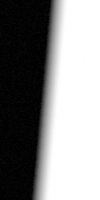
#> input picture TechVision/PW_5/MTF/1.png, 100 x 200 px, found by its file name; its folder holds only this picture in this run
$ jupyter execute --allow-errors PW_5.ipynb
#> lines starting #> are read from the running program, lines starting #| are printed output that depends on the picture
## Практическое задание №5 Оценка размытия систем с помощью функции передачи модуляции

**Цель**

Изучить метод оценки размытия деталей в оптических системах с
помощью функции передачи модуляции. Научиться сравнивать системы
регистрации изображений

[cell 1]
import os
import numpy as np
import matplotlib.pyplot as plt
import cv2

Исходные изображения

[cell 2]
path_images_folder = r'E:\GitHub\Mag_2_semester\TechVision\PW_5\MTF'

[cell 3]
path_images = [os.path.join(path_images_folder, path) for path in os.listdir(path_images_folder)]

[cell 4]
images = [cv2.imread(path, cv2.IMREAD_GRAYSCALE) for path in path_images]
#> images = 1 item

f  = plt.figure(figsize=(60,60))
for i, img in enumerate(images):
    f.add_subplot(1,13, i+1)
    plt.imshow(img, cmap='gray')
    plt.axis(False)
#> this loop made 1 pass

[cell 5]
from skimage import  transform

[cell 6]
def align(img):
    # выравнивание и заполнение пустот
    img = transform.rotate(img, 5.3, preserve_range=True)
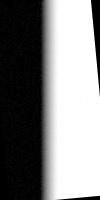
#> img: shape (200, 100) float64; min 0, max 255, mean 129.2
    row = img[len(img) // 2] / 255
#> row = 100 values, max 1 at index 65, min 0 at index 18, mean 0.534
    return np.full(img.shape, row)
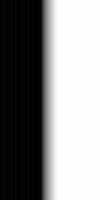
#> returned value: shape (200, 100) float64; min 0, max 1, mean 0.534

Выровненные изображения

[cell 7]
images_align = [align(img) for img in images]
#> images_align = 1 item
#> img is the input picture: shape (200, 100); min 0, max 255, mean 136.1

f  = plt.figure(figsize=(60,60))
for i, img in enumerate(images_align):
    f.add_subplot(1,13, i+1)
    plt.imshow(img, cmap='gray')
    plt.axis(False)

Краевая функция

[cell 8]
def esf(image):
    return np.mean(image, axis=0)

[cell 9]
esf_images = [esf(image) for image in images_align]
#> esf_images = 1 item

for esf_image in esf_images:
    plt.plot( np.arange(len(esf_image)), esf_image)
plt.legend(os.listdir(path_images_folder))
plt.show()
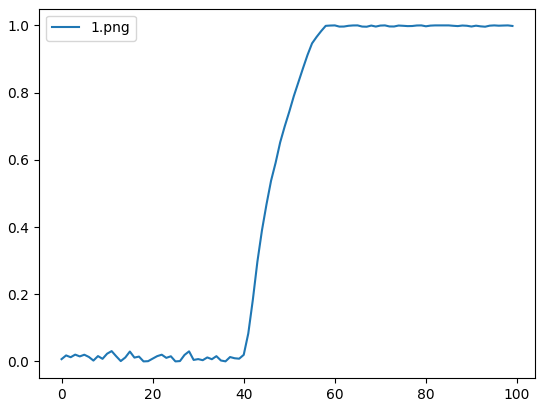
#> figure drawn by matplotlib, 1 panel; curve peaks at x = 65, y = 1

Функция размытия линии

[cell 10]
def lsf(esf_image):
    return np.gradient(esf_image)

[cell 11]
lsf_images = [lsf(esf_image) for esf_image in esf_images]
#> lsf_images = 1 item

for lsf_image in lsf_images:
    plt.plot(np.arange(len(lsf_image)), lsf_image / max(lsf_image))
plt.legend(os.listdir(path_images_folder))
plt.show()
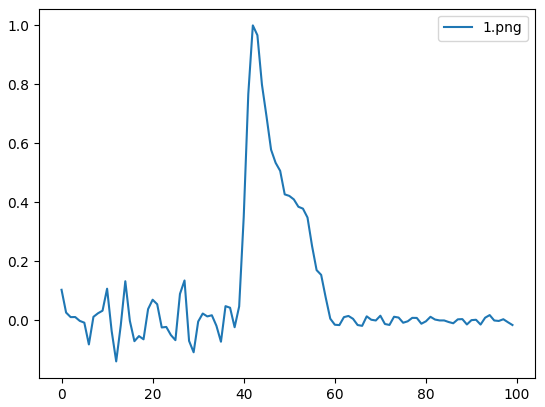
#> figure drawn by matplotlib, 1 panel; curve peaks at x = 42, y = 1

Функция передачи модуляции

[cell 12]
def mtf(lsf_image):
    y = np.fft.fft(lsf_image)
    return np.abs(y/max(y))[:len(y)//10]

[cell 13]
mtf_images = [mtf(lsf_image) for lsf_image in lsf_images]
#> mtf_images = [[1, 0.939, 0.847, 0.649, 0.478, 0.316, 0.236, 0.249, 0.251, 0.277]]

for mtf_image, lsf_image in zip(mtf_images, lsf_images):
    plt.plot(np.arange(len(mtf_image)), mtf_image)
plt.legend(os.listdir(path_images_folder))
plt.show()
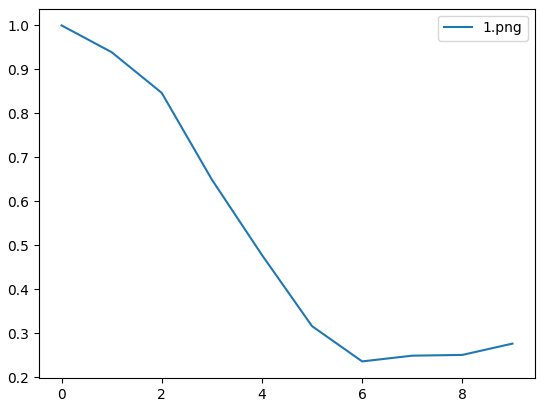
#> figure drawn by matplotlib, 1 panel; curve peaks at x = 0, y = 1

$ run again, on TechVision/PW_5/MTF/3.png
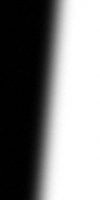
#> input picture TechVision/PW_5/MTF/3.png, 100 x 200 px, found by its file name
#> images = 1 item
#> the loop `for i, img in enumerate(images):` made 1 pass
#> row = 100 values, max 1 at index 73, min 0.000209 at index 12, mean 0.505
#> in align, `return np.full(img.shape, row)`:
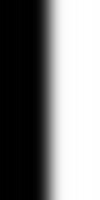
#> returned value: shape (200, 100) float64; min 0.000209, max 1, mean 0.505
#> images_align = 1 item
#> img is the input picture: shape (200, 100); min 0, max 255, mean 128.8
#> the loop `for i, img in enumerate(images_align):` made 1 pass
#> the loop `for esf_image in esf_images:` made 1 pass
#> the loop `for lsf_image in lsf_images:` made 1 pass
#> mtf_images = [[1, 0.922, 0.684, 0.427, 0.183, 0.0721, 0.0105, 0.00541, 0.00275, 0.0159]]
#> the loop `for mtf_image, lsf_image in zip(mtf_images, lsf_images):` made 1 pass
#> `plt.show()`:
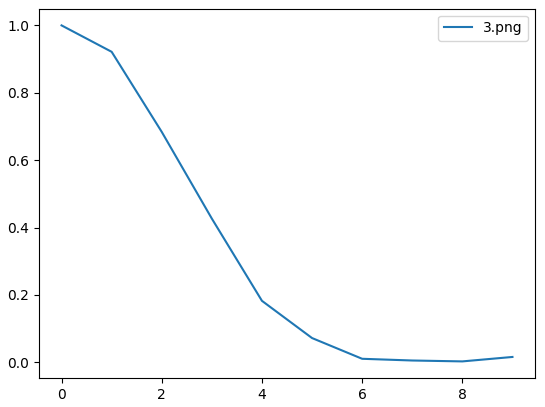
#> figure drawn by matplotlib, 1 panel; curve peaks at x = 0, y = 1
